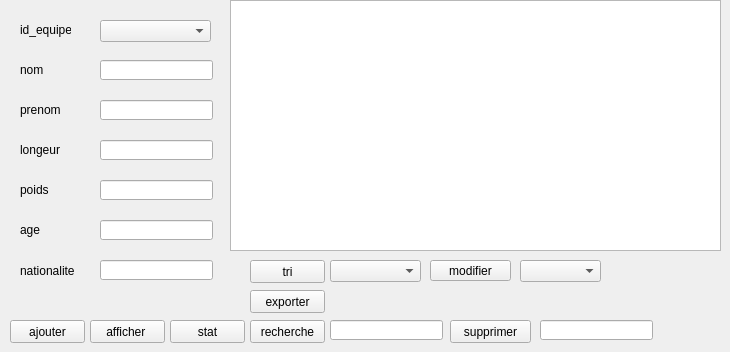
      <widget class="QWidget" name="tab">
       <attribute name="title">
        <string>Joueurs</string>
       </attribute>
       <widget class="QLabel" name="label_52">
        <property name="geometry">
         <rect>
          <x>20</x>
          <y>180</y>
          <width>51</width>
          <height>20</height>
         </rect>
        </property>
        <property name="text">
         <string>poids</string>
        </property>
       </widget>
       <widget class="QPushButton" name="modifier_joueur">
        <property name="geometry">
         <rect>
          <x>430</x>
          <y>260</y>
          <width>81</width>
          <height>21</height>
         </rect>
        </property>
        <property name="text">
         <string>modifier</string>
        </property>
       </widget>
       <widget class="QLineEdit" name="age">
        <property name="geometry">
         <rect>
          <x>100</x>
          <y>220</y>
          <width>113</width>
          <height>20</height>
         </rect>
        </property>
       </widget>
       <widget class="QLabel" name="label_48">
        <property name="geometry">
         <rect>
          <x>20</x>
          <y>260</y>
          <width>61</width>
          <height>21</height>
         </rect>
        </property>
        <property name="text">
         <string>nationalite</string>
        </property>
       </widget>
       <widget class="QLineEdit" name="nom_3">
        <property name="geometry">
         <rect>
          <x>100</x>
          <y>60</y>
          <width>113</width>
          <height>20</height>
         </rect>
        </property>
       </widget>
       <widget class="QLabel" name="label_50">
        <property name="geometry">
         <rect>
          <x>20</x>
          <y>100</y>
          <width>51</width>
          <height>20</height>
         </rect>
        </property>
        <property name="text">
         <string>prenom</string>
        </property>
       </widget>
       <widget class="QLineEdit" name="prenom_2">
        <property name="geometry">
         <rect>
          <x>100</x>
          <y>100</y>
          <width>113</width>
          <height>20</height>
         </rect>
        </property>
       </widget>
       <widget class="QComboBox" name="comboBox_13">
        <property name="geometry">
         <rect>
          <x>520</x>
          <y>260</y>
          <width>81</width>
          <height>22</height>
         </rect>
        </property>
       </widget>
       <widget class="QComboBox" name="combo_tri">
        <property name="geometry">
         <rect>
          <x>330</x>
          <y>260</y>
          <width>91</width>
          <height>22</height>
         </rect>
        </property>
       </widget>
       <widget class="QComboBox" name="comboBox_12">
        <property name="geometry">
         <rect>
          <x>100</x>
          <y>20</y>
          <width>111</width>
          <height>22</height>
         </rect>
        </property>
       </widget>
       <widget class="QLineEdit" name="longeur">
        <property name="geometry">
         <rect>
          <x>100</x>
          <y>140</y>
          <width>113</width>
          <height>20</height>
         </rect>
        </property>
       </widget>
       <widget class="QLabel" name="label_49">
        <property name="geometry">
         <rect>
          <x>20</x>
          <y>220</y>
          <width>51</width>
          <height>20</height>
         </rect>
        </property>
        <property name="text">
         <string>age</string>
        </property>
       </widget>
       <widget class="QLabel" name="label_47">
        <property name="geometry">
         <rect>
          <x>20</x>
          <y>20</y>
          <width>51</width>
          <height>20</height>
         </rect>
        </property>
        <property name="text">
         <string>id_equipe</string>
        </property>
       </widget>
       <widget class="QPushButton" name="supprimer_joueur">
        <property name="geometry">
         <rect>
          <x>450</x>
          <y>320</y>
          <width>81</width>
          <height>23</height>
         </rect>
        </property>
        <property name="text">
         <string>supprimer</string>
        </property>
       </widget>
       <widget class="QPushButton" name="recherche_joueur">
        <property name="geometry">
         <rect>
          <x>250</x>
          <y>320</y>
          <width>75</width>
          <height>23</height>
         </rect>
        </property>
        <property name="text">
         <string>recherche</string>
        </property>
       </widget>
       <widget class="QLineEdit" name="id_supp">
        <property name="geometry">
         <rect>
          <x>540</x>
          <y>320</y>
          <width>113</width>
          <height>20</height>
         </rect>
        </property>
       </widget>
       <widget class="QLineEdit" name="poids">
        <property name="geometry">
         <rect>
          <x>100</x>
          <y>180</y>
          <width>113</width>
          <height>20</height>
         </rect>
        </property>
       </widget>
       <widget class="QPushButton" name="exporter">
        <property name="geometry">
         <rect>
          <x>250</x>
          <y>290</y>
          <width>75</width>
          <height>23</height>
         </rect>
        </property>
        <property name="text">
         <string>exporter</string>
        </property>
       </widget>
       <widget class="QPushButton" name="tri_joueur">
        <property name="geometry">
         <rect>
          <x>250</x>
          <y>260</y>
          <width>75</width>
          <height>23</height>
         </rect>
        </property>
        <property name="text">
         <string>tri</string>
        </property>
       </widget>
       <widget class="QPushButton" name="ajouter_joueur">
        <property name="geometry">
         <rect>
          <x>10</x>
          <y>320</y>
          <width>75</width>
          <height>23</height>
         </rect>
        </property>
        <property name="text">
         <string>ajouter</string>
        </property>
       </widget>
       <widget class="QLineEdit" name="nationalite">
        <property name="geometry">
         <rect>
          <x>100</x>
          <y>260</y>
          <width>113</width>
          <height>20</height>
         </rect>
        </property>
       </widget>
       <widget class="QPushButton" name="afficher_joueur">
        <property name="geometry">
         <rect>
          <x>90</x>
          <y>320</y>
          <width>75</width>
          <height>23</height>
         </rect>
        </property>
        <property name="text">
         <string>afficher </string>
        </property>
       </widget>
       <widget class="QLabel" name="label_51">
        <property name="geometry">
         <rect>
          <x>20</x>
          <y>60</y>
          <width>51</width>
          <height>20</height>
         </rect>
        </property>
        <property name="text">
         <string>nom</string>
        </property>
       </widget>
       <widget class="QLineEdit" name="id_recherche2">
        <property name="geometry">
         <rect>
          <x>330</x>
          <y>320</y>
          <width>113</width>
          <height>20</height>
         </rect>
        </property>
       </widget>
       <widget class="QTableView" name="table_joueur">
        <property name="geometry">
         <rect>
          <x>230</x>
          <y>0</y>
          <width>491</width>
          <height>251</height>
         </rect>
        </property>
       </widget>
       <widget class="QLabel" name="label_45">
        <property name="geometry">
         <rect>
          <x>20</x>
          <y>140</y>
          <width>51</width>
          <height>20</height>
         </rect>
        </property>
        <property name="text">
         <string>longeur</string>
        </property>
       </widget>
       <widget class="QPushButton" name="afficher_equipe_2">
        <property name="geometry">
         <rect>
          <x>170</x>
          <y>320</y>
          <width>75</width>
          <height>23</height>
         </rect>
        </property>
        <property name="text">
         <string>stat</string>
        </property>
       </widget>
       <zorder>afficher_joueur</zorder>
       <zorder>label_52</zorder>
       <zorder>modifier_joueur</zorder>
       <zorder>age</zorder>
       <zorder>label_48</zorder>
       <zorder>nom_3</zorder>
       <zorder>label_50</zorder>
       <zorder>prenom_2</zorder>
       <zorder>comboBox_13</zorder>
       <zorder>combo_tri</zorder>
       <zorder>comboBox_12</zorder>
       <zorder>longeur</zorder>
       <zorder>label_49</zorder>
       <zorder>label_47</zorder>
       <zorder>supprimer_joueur</zorder>
       <zorder>recherche_joueur</zorder>
       <zorder>id_supp</zorder>
       <zorder>poids</zorder>
       <zorder>exporter</zorder>
       <zorder>tri_joueur</zorder>
       <zorder>ajouter_joueur</zorder>
       <zorder>nationalite</zorder>
       <zorder>label_51</zorder>
       <zorder>id_recherche2</zorder>
       <zorder>table_joueur</zorder>
       <zorder>label_45</zorder>
       <zorder>afficher_equipe_2</zorder>
      </widget>
